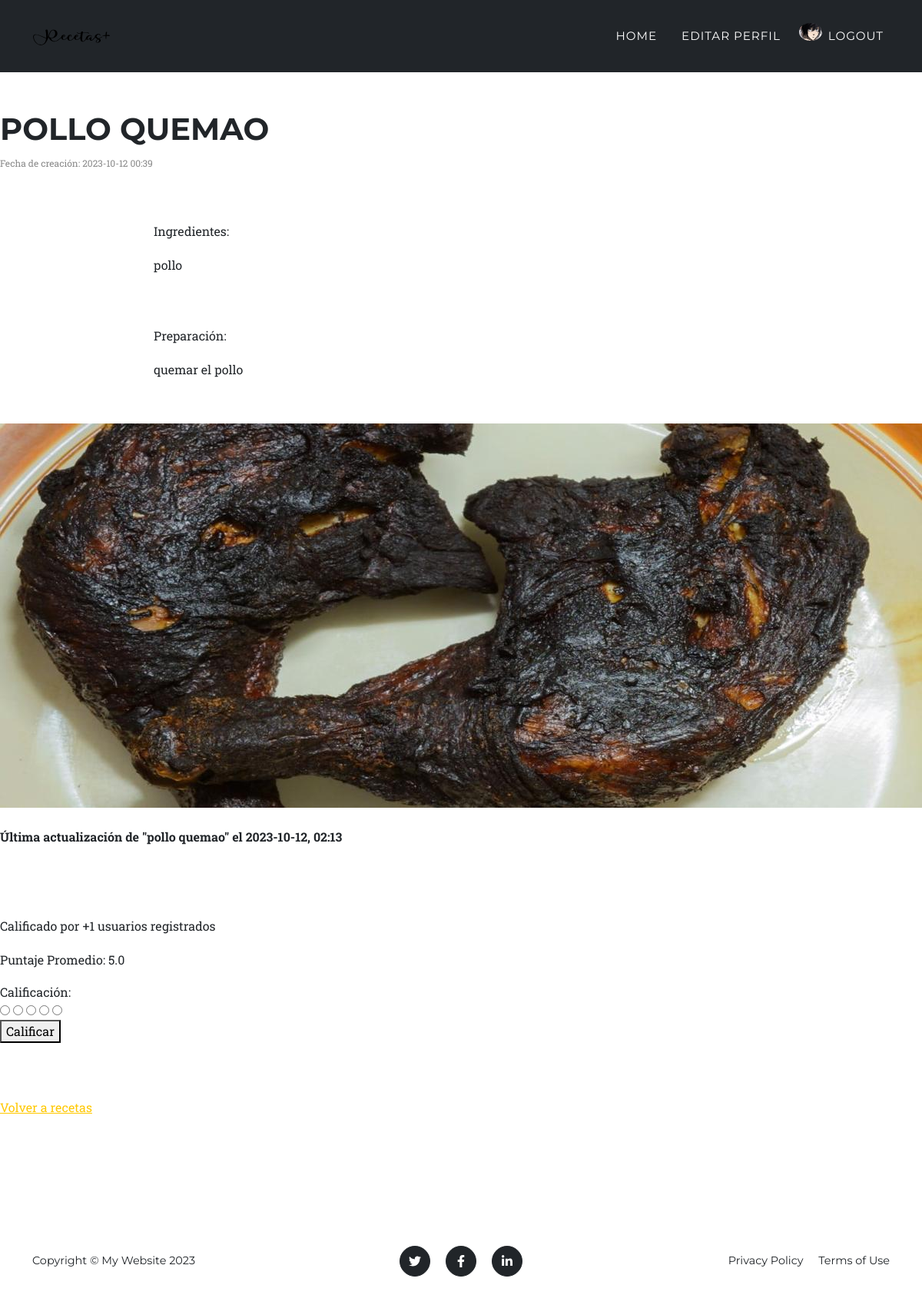
/recetas/18 (signed in), run on the app's committed database.
### recetas/models.py (models this page shows, shortened)
class Avatar(models.Model):
    user = models.OneToOneField(User, on_delete=models.CASCADE)
    imagen = models.ImageField(upload_to='avatares', null=True, blank=True)

class Publicaciones(models.Model):
    title = models.CharField(max_length=100)
    fecha_creation = models.DateTimeField(auto_now_add=True) #Añade automaticamente la fecha por defecto
    fecha_actualizada = models.DateTimeField(null=True)
    ingredientes = models.TextField(blank=True)
    preparacion = models.TextField(blank=True)
    email_p = models.EmailField()
    contacto_tel = models.IntegerField(default=000000000)
    autor = models.ForeignKey(User, on_delete=models.CASCADE)   #Si se borra el usuario, se borran sus recetas
    imagen_p = models.ImageField(upload_to='secun/images', default='default_image.jpg')  # Campo de imagen
    imagen_redimensionada = models.ImageField(upload_to='redimens/images', default='default_image.jpg')

### recetas/views.py (the view)
# urls.py: path('recetas/<int:recetas_id>',views.recetas_detail, name='recetas_detail'),
def recetas_detail(request, recetas_id):
    receta = get_object_or_404(Publicaciones, pk=recetas_id)
    promedio_puntaje = Calificacion.objects.filter(
        receta=receta).aggregate(promedio=Avg('calificacion'))
    puntaje_promedio = promedio_puntaje['promedio']
    form_calificar = CalificacionForm()
    return render(request, 'recetas_detail.html', {'recetas': receta, 'puntaje_promedio': puntaje_promedio, 'form': form_calificar})

### recetas/forms.py
class CalificacionForm(forms.Form):
    CALIFICACIONES = [
        (1, '1'),
        (2, '2'),
        (3, '3'),
        (4, '4'),
        (5, '5'),
    ]
    calificacion = forms.ChoiceField(choices=CALIFICACIONES, widget=forms.RadioSelect, label='Calificación')

### recetas/templates/recetas_detail.html (shortened to what this page needs)
{% extends 'padre2_recetas.html' %}
{% block content %}
<head>
    {% load static %}
    <link rel="stylesheet" type="text/css" href="{% static 'recetas/css/styles_recetas.css' %}">
</head>
<section>
    <h1 style="margin-bottom: 10px;" class="masthead-heading text-uppercase">{{ recetas.title }}</h1>
    <p style="font-size: 12px; color: #888;">Fecha de creación: {{ recetas.fecha_creation|date:"Y-m-d H:i" }}</p>
    <br>
    <br>
    <p class="text-justify col-md-8 mx-auto">Ingredientes:</p>
    <p class="text-justify col-md-8 mx-auto">{{ recetas.ingredientes }}</p>
    <br>
    <br>
    <p class="text-justify col-md-8 mx-auto">Preparación:</p>
    <p class="text-justify col-md-8 mx-auto"">{{ recetas.preparacion }}</p>
    <br>
    {% if recetas.imagen_p %}
        <div class="text-center">
            <img src="{{ recetas.imagen_p.url }}" alt="{{ recetas.title }} Image" />
        </div>
    {% endif %}
    <br>
    {% if recetas.fecha_actualizada %}
        <p style="font-weight: bold;">Última actualización de "{{ recetas.title }}" el {{ recetas.fecha_actualizada|date:"Y-m-d, H:i" }}</p>
    {% else %}
        <p>Nunca ha sido actualizada esta receta</p>
    {% endif %}
    <br>
    <br>
    <br>
    <p>Calificado por +{{ recetas.calificacion_set.count|add:"0" }} usuarios registrados</p>
    <p>Puntaje Promedio: {{ puntaje_promedio }}</p>
    <form method="post" action="{% url 'calificar_receta' recetas.id %}">
        {{ form.calificacion.label_tag }}
        <div class="calificacion-options">
            {% for option in form.calificacion %}
                {{ option.tag }}
            {% endfor %}
        </div>
        <button type="submit">Calificar</button>
    </form>
    <br>
    <br>
    <br>
        <a href="{% url 'recetas' %}">Volver a recetas</a>
</section>
{% endblock %}

### recetas/templates/padre2_recetas.html (shortened to what this page needs)
<!DOCTYPE html>
<html lang="en">
    <head>
        {% load static %}
        <link href="{% static 'recetas/css/styles.css' %}" rel="stylesheet" />
    </head>
    <body id="page-top">
        <nav class="navbar navbar-expand-lg navbar-dark bg-dark fixed-top" id="mainNav">
            <div class="container">
                <a class="navbar-brand" href="#page-top"><img src="{% static 'recetas/assets/img/navbar-logo4.svg' %}" alt="..." /></a>
                <div class="collapse navbar-collapse" id="navbarResponsive">
                    <ul class="navbar-nav text-uppercase ms-auto py-4 py-lg-0">
                        <li class="nav-item"><a class="nav-link" href="/..">Home</a></li>
                        {% if user.is_authenticated %}
                        <li class="nav-item"><a class="nav-link" href="/editar_perfil">Editar perfil</a></li>
                        {% if user.avatar %}
                        <div>
                            <img src="{{ user.avatar.imagen.url }}" alt="Avatar" style="max-width: 30px;" class="rounded-circle img-fluid">
                        </div>
                        {% endif %}
                        <li class="nav-item"><a class="nav-link" href="/logout">Logout</a></li>
                        {% endif %}
                    </ul>
                </div>
            </div>
        </nav>
        {% block content %}
        {% endblock %}
        <footer class="footer py-4">
            <div class="container">
                <div class="row align-items-center">
                    <div class="col-lg-4 text-lg-start">Copyright &copy; My Website 2023</div>
                    <div class="col-lg-4 my-3 my-lg-0">
                        <a class="btn btn-dark btn-social mx-2" href="#!" aria-label="Twitter"><i class="fab fa-twitter"></i></a>
                        <a class="btn btn-dark btn-social mx-2" href="#!" aria-label="Facebook"><i class="fab fa-facebook-f"></i></a>
                        <a class="btn btn-dark btn-social mx-2" href="#!" aria-label="LinkedIn"><i class="fab fa-linkedin-in"></i></a>
                    </div>
                    <div class="col-lg-4 text-lg-end">
                        <a class="link-dark text-decoration-none me-3" href="#!">Privacy Policy</a>
                        <a class="link-dark text-decoration-none" href="#!">Terms of Use</a>
                    </div>
                </div>
            </div>
        </footer>

### recetas/static/recetas/css/styles_recetas.css (style rules this page uses)
.text-justify { text-align: justify; }

### data on the page
Publicaciones: title "POLLO QUEMAO", fecha_creation "2023-10-12 00:39", ingredientes "pollo", preparacion "quemar el pollo", imagen_p (picture), title "pollo quemao", fecha_actualizada "2023-10-12, 02:13", calificacion_set.count|add "1"

### other printed values
{{ puntaje_promedio }} "5.0"
